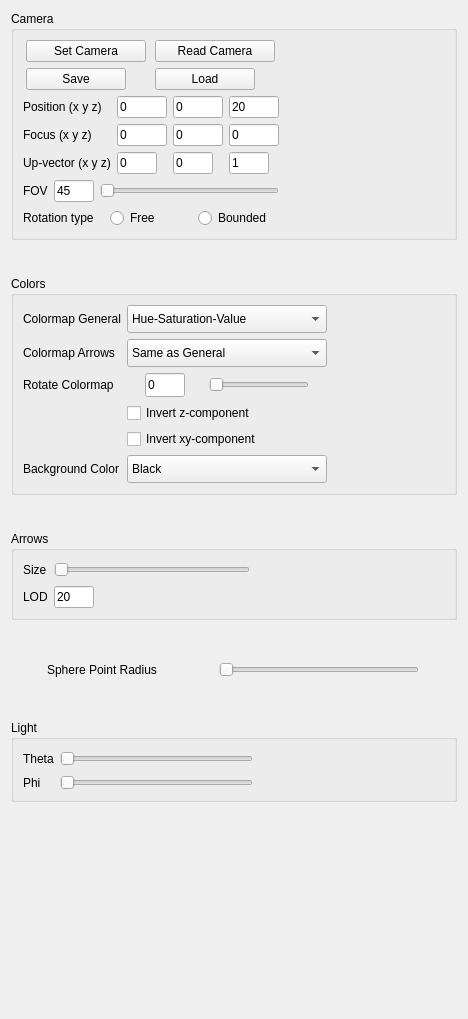
         <widget class="QWidget" name="page_9">
          <property name="geometry">
           <rect>
            <x>0</x>
            <y>0</y>
            <width>468</width>
            <height>1019</height>
           </rect>
          </property>
          <attribute name="label">
           <string>Details</string>
          </attribute>
          <layout class="QGridLayout" name="gridLayout_10">
           <item row="2" column="0">
            <spacer name="verticalSpacer_5">
             <property name="orientation">
              <enum>Qt::Vertical</enum>
             </property>
             <property name="sizeType">
              <enum>QSizePolicy::Fixed</enum>
             </property>
             <property name="sizeHint" stdset="0">
              <size>
               <width>20</width>
               <height>30</height>
              </size>
             </property>
            </spacer>
           </item>
           <item row="1" column="0">
            <widget class="QGroupBox" name="groupBox_12">
             <property name="title">
              <string>Camera</string>
             </property>
             <layout class="QGridLayout" name="gridLayout_60">
              <item row="3" column="0">
               <layout class="QGridLayout" name="gridLayout_12">
                <item row="0" column="2">
                 <widget class="QSlider" name="horizontalSlider_camera_fov">
                  <property name="orientation">
                   <enum>Qt::Horizontal</enum>
                  </property>
                 </widget>
                </item>
                <item row="0" column="0">
                 <widget class="QLabel" name="label_49">
                  <property name="text">
                   <string>FOV</string>
                  </property>
                 </widget>
                </item>
                <item row="0" column="1">
                 <widget class="QLineEdit" name="lineEdit_camera_fov">
                  <property name="maximumSize">
                   <size>
                    <width>40</width>
                    <height>16777215</height>
                   </size>
                  </property>
                  <property name="text">
                   <string>45</string>
                  </property>
                 </widget>
                </item>
               </layout>
              </item>
              <item row="0" column="0">
               <layout class="QGridLayout" name="gridLayout_62">
                <item row="0" column="1">
                 <widget class="QPushButton" name="pushButton_read_camera">
                  <property name="minimumSize">
                   <size>
                    <width>120</width>
                    <height>0</height>
                   </size>
                  </property>
                  <property name="maximumSize">
                   <size>
                    <width>100</width>
                    <height>16777215</height>
                   </size>
                  </property>
                  <property name="text">
                   <string>Read Camera</string>
                  </property>
                 </widget>
                </item>
                <item row="0" column="0">
                 <widget class="QPushButton" name="pushButton_set_camera">
                  <property name="minimumSize">
                   <size>
                    <width>120</width>
                    <height>0</height>
                   </size>
                  </property>
                  <property name="maximumSize">
                   <size>
                    <width>100</width>
                    <height>16777215</height>
                   </size>
                  </property>
                  <property name="text">
                   <string>Set Camera</string>
                  </property>
                 </widget>
                </item>
                <item row="1" column="0">
                 <widget class="QPushButton" name="pushButton">
                  <property name="maximumSize">
                   <size>
                    <width>100</width>
                    <height>16777215</height>
                   </size>
                  </property>
                  <property name="text">
                   <string>Save</string>
                  </property>
                 </widget>
                </item>
                <item row="1" column="1">
                 <widget class="QPushButton" name="pushButton_2">
                  <property name="maximumSize">
                   <size>
                    <width>100</width>
                    <height>16777215</height>
                   </size>
                  </property>
                  <property name="text">
                   <string>Load</string>
                  </property>
                 </widget>
                </item>
               </layout>
              </item>
              <item row="1" column="4">
               <spacer name="horizontalSpacer_19">
                <property name="orientation">
                 <enum>Qt::Horizontal</enum>
                </property>
                <property name="sizeHint" stdset="0">
                 <size>
                  <width>40</width>
                  <height>20</height>
                 </size>
                </property>
               </spacer>
              </item>
              <item row="1" column="0">
               <layout class="QGridLayout" name="gridLayout_63">
                <item row="1" column="0">
                 <widget class="QLabel" name="label_52">
                  <property name="maximumSize">
                   <size>
                    <width>100</width>
                    <height>16777215</height>
                   </size>
                  </property>
                  <property name="text">
                   <string>Focus (x y z)</string>
                  </property>
                 </widget>
                </item>
                <item row="0" column="0">
                 <widget class="QLabel" name="label_51">
                  <property name="maximumSize">
                   <size>
                    <width>100</width>
                    <height>16777215</height>
                   </size>
                  </property>
                  <property name="text">
                   <string>Position (x y z)</string>
                  </property>
                 </widget>
                </item>
                <item row="1" column="3">
                 <widget class="QLineEdit" name="lineEdit_camera_focus_z">
                  <property name="maximumSize">
                   <size>
                    <width>50</width>
                    <height>16777215</height>
                   </size>
                  </property>
                  <property name="text">
                   <string>0</string>
                  </property>
                 </widget>
                </item>
                <item row="0" column="1">
                 <widget class="QLineEdit" name="lineEdit_camera_pos_x">
                  <property name="maximumSize">
                   <size>
                    <width>50</width>
                    <height>16777215</height>
                   </size>
                  </property>
                  <property name="text">
                   <string>0</string>
                  </property>
                 </widget>
                </item>
                <item row="0" column="2">
                 <widget class="QLineEdit" name="lineEdit_camera_pos_y">
                  <property name="maximumSize">
                   <size>
                    <width>50</width>
                    <height>16777215</height>
                   </size>
                  </property>
                  <property name="text">
                   <string>0</string>
                  </property>
                 </widget>
                </item>
                <item row="0" column="3">
                 <widget class="QLineEdit" name="lineEdit_camera_pos_z">
                  <property name="maximumSize">
                   <size>
                    <width>50</width>
                    <height>16777215</height>
                   </size>
                  </property>
                  <property name="text">
                   <string>20</string>
                  </property>
                 </widget>
                </item>
                <item row="1" column="2">
                 <widget class="QLineEdit" name="lineEdit_camera_focus_y">
                  <property name="maximumSize">
                   <size>
                    <width>50</width>
                    <height>16777215</height>
                   </size>
                  </property>
                  <property name="text">
                   <string>0</string>
                  </property>
                 </widget>
                </item>
                <item row="1" column="1">
                 <widget class="QLineEdit" name="lineEdit_camera_focus_x">
                  <property name="maximumSize">
                   <size>
                    <width>50</width>
                    <height>16777215</height>
                   </size>
                  </property>
                  <property name="text">
                   <string>0</string>
                  </property>
                 </widget>
                </item>
                <item row="2" column="0">
                 <widget class="QLabel" name="label_53">
                  <property name="maximumSize">
                   <size>
                    <width>100</width>
                    <height>16777215</height>
                   </size>
                  </property>
                  <property name="text">
                   <string>Up-vector (x y z)</string>
                  </property>
                 </widget>
                </item>
                <item row="2" column="1">
                 <widget class="QLineEdit" name="lineEdit_camera_upvector_x">
                  <property name="maximumSize">
                   <size>
                    <width>40</width>
                    <height>16777215</height>
                   </size>
                  </property>
                  <property name="text">
                   <string>0</string>
                  </property>
                 </widget>
                </item>
                <item row="2" column="2">
                 <widget class="QLineEdit" name="lineEdit_camera_upvector_y">
                  <property name="maximumSize">
                   <size>
                    <width>40</width>
                    <height>16777215</height>
                   </size>
                  </property>
                  <property name="text">
                   <string>0</string>
                  </property>
                 </widget>
                </item>
                <item row="2" column="3">
                 <widget class="QLineEdit" name="lineEdit_camera_upvector_z">
                  <property name="maximumSize">
                   <size>
                    <width>40</width>
                    <height>16777215</height>
                   </size>
                  </property>
                  <property name="text">
                   <string>1</string>
                  </property>
                 </widget>
                </item>
               </layout>
              </item>
              <item row="4" column="0">
               <layout class="QGridLayout" name="gridLayout_81">
                <item row="0" column="0">
                 <widget class="QLabel" name="label_64">
                  <property name="text">
                   <string>Rotation type</string>
                  </property>
                 </widget>
                </item>
                <item row="0" column="1">
                 <widget class="QRadioButton" name="radioButton_camera_rotate_free">
                  <property name="text">
                   <string>Free</string>
                  </property>
                 </widget>
                </item>
                <item row="0" column="2">
                 <widget class="QRadioButton" name="radioButton_camera_rotate_bounded">
                  <property name="text">
                   <string>Bounded</string>
                  </property>
                 </widget>
                </item>
               </layout>
              </item>
             </layout>
            </widget>
           </item>
           <item row="9" column="0">
            <spacer name="verticalSpacer_2">
             <property name="orientation">
              <enum>Qt::Vertical</enum>
             </property>
             <property name="sizeType">
              <enum>QSizePolicy::Fixed</enum>
             </property>
             <property name="sizeHint" stdset="0">
              <size>
               <width>20</width>
               <height>30</height>
              </size>
             </property>
            </spacer>
           </item>
           <item row="5" column="0">
            <spacer name="verticalSpacer_3">
             <property name="orientation">
              <enum>Qt::Vertical</enum>
             </property>
             <property name="sizeType">
              <enum>QSizePolicy::Fixed</enum>
             </property>
             <property name="sizeHint" stdset="0">
              <size>
               <width>20</width>
               <height>30</height>
              </size>
             </property>
            </spacer>
           </item>
           <item row="7" column="0">
            <spacer name="verticalSpacer_4">
             <property name="orientation">
              <enum>Qt::Vertical</enum>
             </property>
             <property name="sizeType">
              <enum>QSizePolicy::Fixed</enum>
             </property>
             <property name="sizeHint" stdset="0">
              <size>
               <width>20</width>
               <height>30</height>
              </size>
             </property>
            </spacer>
           </item>
           <item row="17" column="0">
            <spacer name="verticalSpacer_16">
             <property name="orientation">
              <enum>Qt::Vertical</enum>
             </property>
             <property name="sizeType">
              <enum>QSizePolicy::Expanding</enum>
             </property>
             <property name="sizeHint" stdset="0">
              <size>
               <width>20</width>
               <height>40</height>
              </size>
             </property>
            </spacer>
           </item>
           <item row="3" column="0">
            <widget class="QGroupBox" name="groupBox_2">
             <property name="minimumSize">
              <size>
               <width>0</width>
               <height>180</height>
              </size>
             </property>
             <property name="title">
              <string>Colors</string>
             </property>
             <layout class="QGridLayout" name="gridLayout_52">
              <item row="0" column="0">
               <widget class="QLabel" name="label_37">
                <property name="text">
                 <string>Colormap General</string>
                </property>
               </widget>
              </item>
              <item row="4" column="0">
               <widget class="QLabel" name="label_61">
                <property name="text">
                 <string>Rotate Colormap</string>
                </property>
               </widget>
              </item>
              <item row="4" column="1">
               <layout class="QGridLayout" name="gridLayout_82">
                <item row="0" column="0">
                 <widget class="QLineEdit" name="lineEdit_colormap_rotate_phi">
                  <property name="minimumSize">
                   <size>
                    <width>0</width>
                    <height>24</height>
                   </size>
                  </property>
                  <property name="maximumSize">
                   <size>
                    <width>40</width>
                    <height>16777215</height>
                   </size>
                  </property>
                  <property name="text">
                   <string>0</string>
                  </property>
                 </widget>
                </item>
                <item row="0" column="1">
                 <widget class="QSlider" name="horizontalSlider_colormap_rotate_phi">
                  <property name="maximumSize">
                   <size>
                    <width>100</width>
                    <height>16777215</height>
                   </size>
                  </property>
                  <property name="orientation">
                   <enum>Qt::Horizontal</enum>
                  </property>
                 </widget>
                </item>
               </layout>
              </item>
              <item row="8" column="0">
               <widget class="QLabel" name="label_38">
                <property name="text">
                 <string>Background Color</string>
                </property>
               </widget>
              </item>
              <item row="7" column="1">
               <widget class="QCheckBox" name="checkBox_colormap_invert_xy">
                <property name="text">
                 <string>Invert xy-component</string>
                </property>
               </widget>
              </item>
              <item row="2" column="0">
               <widget class="QLabel" name="label">
                <property name="text">
                 <string>Colormap Arrows</string>
                </property>
               </widget>
              </item>
              <item row="6" column="1">
               <widget class="QCheckBox" name="checkBox_colormap_invert_z">
                <property name="text">
                 <string>Invert z-component</string>
                </property>
               </widget>
              </item>
              <item row="2" column="1">
               <widget class="QComboBox" name="comboBox_colormap_arrows">
                <property name="minimumSize">
                 <size>
                  <width>0</width>
                  <height>28</height>
                 </size>
                </property>
                <item>
                 <property name="text">
                  <string>Same as General</string>
                 </property>
                </item>
                <item>
                 <property name="text">
                  <string>Hue-Saturation-Value</string>
                 </property>
                </item>
                <item>
                 <property name="text">
                  <string>HSV, no z-component</string>
                 </property>
                </item>
                <item>
                 <property name="text">
                  <string>Z-Component: Blue-White-Red</string>
                 </property>
                </item>
                <item>
                 <property name="text">
                  <string>Z-Component: Blue-Green-Red</string>
                 </property>
                </item>
                <item>
                 <property name="text">
                  <string>Z-Component: Blue-Red</string>
                 </property>
                </item>
                <item>
                 <property name="text">
                  <string>White</string>
                 </property>
                </item>
                <item>
                 <property name="text">
                  <string>Gray</string>
                 </property>
                </item>
                <item>
                 <property name="text">
                  <string>Black</string>
                 </property>
                </item>
               </widget>
              </item>
              <item row="8" column="1">
               <widget class="QComboBox" name="comboBox_backgroundColor">
                <property name="minimumSize">
                 <size>
                  <width>0</width>
                  <height>28</height>
                 </size>
                </property>
                <property name="maximumSize">
                 <size>
                  <width>200</width>
                  <height>16777215</height>
                 </size>
                </property>
                <item>
                 <property name="text">
                  <string>Black</string>
                 </property>
                </item>
                <item>
                 <property name="text">
                  <string>Gray</string>
                 </property>
                </item>
                <item>
                 <property name="text">
                  <string>White</string>
                 </property>
                </item>
               </widget>
              </item>
              <item row="0" column="1">
               <widget class="QComboBox" name="comboBox_colormap_general">
                <property name="minimumSize">
                 <size>
                  <width>0</width>
                  <height>28</height>
                 </size>
                </property>
                <property name="maximumSize">
                 <size>
                  <width>200</width>
                  <height>16777215</height>
                 </size>
                </property>
                <item>
                 <property name="text">
                  <string>Hue-Saturation-Value</string>
                 </property>
                </item>
                <item>
                 <property name="text">
                  <string>HSV, no z-component</string>
                 </property>
                </item>
                <item>
                 <property name="text">
                  <string>Z-Component: Blue-White-Red</string>
                 </property>
                </item>
                <item>
                 <property name="text">
                  <string>Z-Component: Blue-Green-Red</string>
                 </property>
                </item>
                <item>
                 <property name="text">
                  <string>Z-Component: Blue-Red</string>
                 </property>
                </item>
                <item>
                 <property name="text">
                  <string>White</string>
                 </property>
                </item>
                <item>
                 <property name="text">
                  <string>Gray</string>
                 </property>
                </item>
                <item>
                 <property name="text">
                  <string>Black</string>
                 </property>
                </item>
               </widget>
              </item>
              <item row="0" column="2">
               <spacer name="horizontalSpacer_39">
                <property name="orientation">
                 <enum>Qt::Horizontal</enum>
                </property>
                <property name="sizeHint" stdset="0">
                 <size>
                  <width>40</width>
                  <height>20</height>
                 </size>
                </property>
               </spacer>
              </item>
             </layout>
            </widget>
           </item>
           <item row="8" column="0">
            <layout class="QGridLayout" name="gridLayout_5">
             <item row="0" column="1">
              <widget class="QSlider" name="horizontalSlider_spherePointSize">
               <property name="minimumSize">
                <size>
                 <width>0</width>
                 <height>25</height>
                </size>
               </property>
               <property name="maximumSize">
                <size>
                 <width>200</width>
                 <height>16777215</height>
                </size>
               </property>
               <property name="orientation">
                <enum>Qt::Horizontal</enum>
               </property>
              </widget>
             </item>
             <item row="0" column="0">
              <widget class="QLabel" name="label_47">
               <property name="minimumSize">
                <size>
                 <width>0</width>
                 <height>28</height>
                </size>
               </property>
               <property name="maximumSize">
                <size>
                 <width>130</width>
                 <height>16777215</height>
                </size>
               </property>
               <property name="text">
                <string>Sphere Point Radius</string>
               </property>
              </widget>
             </item>
            </layout>
           </item>
           <item row="10" column="0">
            <widget class="QGroupBox" name="groupBox_15">
             <property name="title">
              <string>Light</string>
             </property>
             <layout class="QGridLayout" name="gridLayout_58">
              <item row="0" column="1">
               <widget class="QSlider" name="horizontalSlider_light_theta">
                <property name="orientation">
                 <enum>Qt::Horizontal</enum>
                </property>
               </widget>
              </item>
              <item row="2" column="1">
               <widget class="QSlider" name="horizontalSlider_light_phi">
                <property name="orientation">
                 <enum>Qt::Horizontal</enum>
                </property>
               </widget>
              </item>
              <item row="2" column="0">
               <widget class="QLabel" name="label_63">
                <property name="text">
                 <string>Phi</string>
                </property>
               </widget>
              </item>
              <item row="0" column="2">
               <spacer name="horizontalSpacer_43">
                <property name="orientation">
                 <enum>Qt::Horizontal</enum>
                </property>
                <property name="sizeHint" stdset="0">
                 <size>
                  <width>40</width>
                  <height>20</height>
                 </size>
                </property>
               </spacer>
              </item>
              <item row="0" column="0">
               <widget class="QLabel" name="label_62">
                <property name="text">
                 <string>Theta</string>
                </property>
               </widget>
              </item>
             </layout>
            </widget>
           </item>
           <item row="6" column="0">
            <widget class="QGroupBox" name="groupBox">
             <property name="title">
              <string>Arrows</string>
             </property>
             <layout class="QGridLayout" name="gridLayout_66">
              <item row="2" column="0">
               <widget class="QLabel" name="label_35">
                <property name="maximumSize">
                 <size>
                  <width>100</width>
                  <height>16777215</height>
                 </size>
                </property>
                <property name="text">
                 <string>Size</string>
                </property>
               </widget>
              </item>
              <item row="2" column="1">
               <widget class="QSlider" name="horizontalSlider_arrowsize">
                <property name="maximumSize">
                 <size>
                  <width>200</width>
                  <height>16777215</height>
                 </size>
                </property>
                <property name="orientation">
                 <enum>Qt::Horizontal</enum>
                </property>
               </widget>
              </item>
              <item row="3" column="0">
               <widget class="QLabel" name="label_39">
                <property name="text">
                 <string>LOD</string>
                </property>
               </widget>
              </item>
              <item row="3" column="1">
               <widget class="QLineEdit" name="lineEdit_arrows_lod">
                <property name="maximumSize">
                 <size>
                  <width>40</width>
                  <height>16777215</height>
                 </size>
                </property>
                <property name="text">
                 <string>20</string>
                </property>
               </widget>
              </item>
              <item row="2" column="2">
               <spacer name="horizontalSpacer_38">
                <property name="orientation">
                 <enum>Qt::Horizontal</enum>
                </property>
                <property name="sizeHint" stdset="0">
                 <size>
                  <width>40</width>
                  <height>20</height>
                 </size>
                </property>
               </spacer>
              </item>
             </layout>
            </widget>
           </item>
          </layout>
         </widget>
